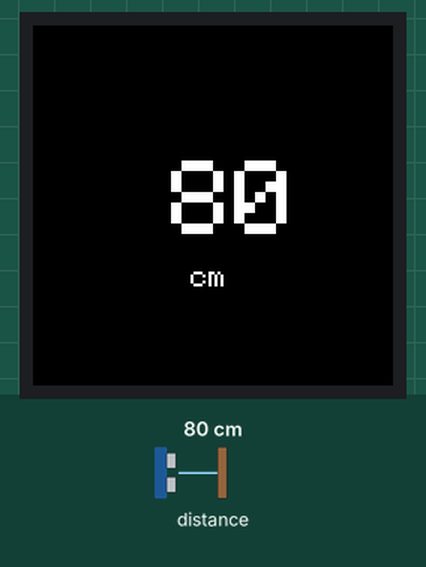
This sketch was run on a simulated ESP32. On the bench: 240×240 colour display. The inputs (shaded band) are chosen by the test bench; at power-on: distance to the obstacle 80 cm. What the sketch prints to the serial monitor is not drawn.

Above: at 1.9 s.
2.0 s: distance to the obstacle set to 2 cm
At 3.2 s:
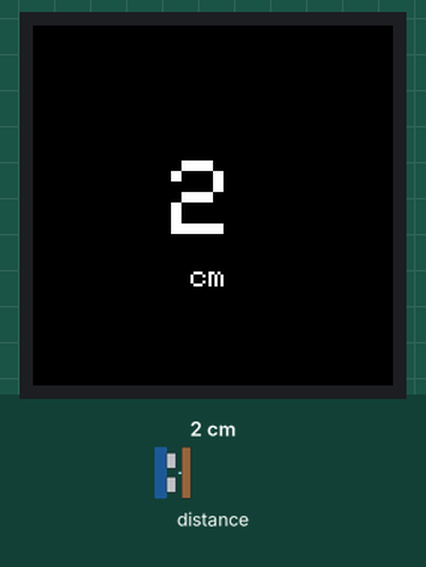
3.5 s: distance to the obstacle set to 4 cm
At 4.6 s:
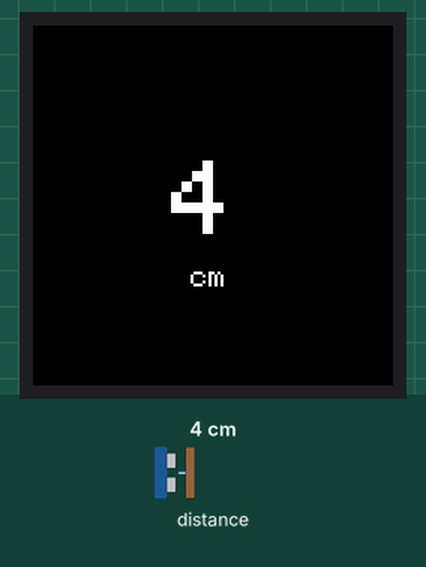
5.0 s: distance to the obstacle set to 9 cm
At 5.9 s:
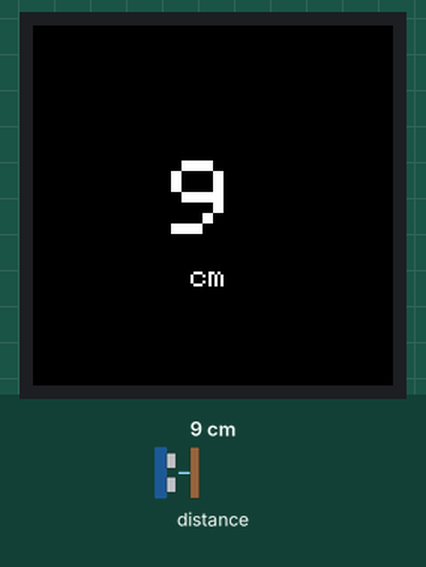
Timing chart, 0 to 8.0 s (numbered marks = the images above; inputs shaded):
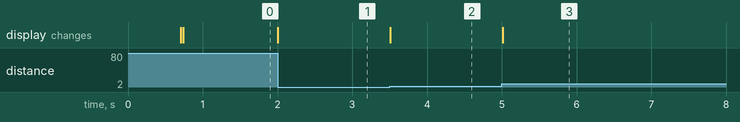

Measured:
- after the input at 2.0 s, the display: changes at once (image 1)
- after the input at 3.5 s, the display: changes at once (image 2)
- after the input at 5.0 s, the display: changes at once (image 3)

The sketch:

lidar.ino
```cpp
#include <SPI.h>
#include <Adafruit_GFX.h>
#include <Adafruit_GC9A01A.h>
#include <TFMPlus.h>

// ----------------------------------------------------
// PIN-KONFIGURATION (Exakt wie in deinem Layout!)
// ----------------------------------------------------
#define TFT_RST  5   // Linke Außenbahn
#define TFT_CS   12  // Rechte Außenbahn
#define TFT_DC   33  // Rechte Außenbahn
#define TFT_SDA  37  // Rechte Außenbahn (MOSI)
#define TFT_SCL  39  // Rechte Außenbahn (SCK)

#define LIDAR_RX 18  // Linke Außenbahn (Empfang vom TF02-Pro)
#define LIDAR_TX -1  // Nicht verbunden / Deaktiviert

// ----------------------------------------------------
// OBJEKT-DEKLARATIONEN
// ----------------------------------------------------
// Eigenen SPI-Bus für die zugewiesenen Pins erstellen
SPIClass customSPI(FSPI);

// Display-Objekt mit den Custom-Pins initialisieren
Adafruit_GC9A01A tft(&customSPI, TFT_DC, TFT_CS, TFT_RST);

// Lidar-Objekt initialisieren
TFMPlus lidar;
HardwareSerial LidarSerial(1); // Nutzt die zweite serielle Einheit (UART1)

// Variablen für die Anzeige-Logik
int letzterAbstand = -1;

void setup() {
  // Seriellen Monitor für den PC starten
  Serial.begin(115200);
  delay(500);
  Serial.println("System-Start: TF02-Pro & GC9A01");

  // 1. SPI-Pins für dein Layout umleiten und SPI starten
  customSPI.begin(TFT_SCL, -1, TFT_SDA, TFT_CS);

  // 2. Display initialisieren
  tft.begin();
  tft.setRotation(0); // 0-3 ausprobieren, falls die Zahl später auf dem Kopf steht
  tft.fillScreen(GC9A01A_BLACK); // Bildschirm leeren (schwarz)

  // Einen statischen Rahmen oder eine Einheit malen (wird nur 1x gezeichnet)
  tft.setTextColor(GC9A01A_WHITE);
  tft.setTextSize(2);
  tft.setCursor(105, 160); // Zentriert im unteren Bereich des runden Displays
  tft.print("cm");

  // 3. Lidar-Schnittstelle starten (TF02-Pro läuft standardmäßig auf 115200 Baud)
  LidarSerial.begin(115200, SERIAL_8N1, LIDAR_RX, LIDAR_TX);
  delay(20);
  lidar.begin(&LidarSerial);
  Serial.println("Lidar initialisiert.");
}

void loop() {
  int16_t abstandRaw = 0;
  int16_t fluxRaw = 0;   // Signalstärke
  int16_t tempRaw = 0;   // Sensortemperatur

  // Daten vom TF02-Pro abfragen
  if (lidar.getData(abstandRaw, fluxRaw, tempRaw)) {

    // Nur aktualisieren, wenn sich der Wert geändert hat (verhindert Flackern!)
    if (abstandRaw != letzterAbstand) {

      // Alten Text mit der Hintergrundfarbe (Schwarz) überschreiben = Unsichtbar machen
      tft.setTextColor(GC9A01A_BLACK);
      tft.setTextSize(7); // Riesige Schriftgröße für die Zahl
      tft.setCursor(50, 90); // Startposition für die Zahl
      if (letzterAbstand < 100) tft.print(" "); // Ausrichtung bei zweistelligen Werten
      tft.print(letzterAbstand);

      // Neuen Abstandswert in Weiß zeichnen
      tft.setTextColor(GC9A01A_WHITE);
      tft.setTextSize(7);
      tft.setCursor(50, 90);
      if (abstandRaw < 100) tft.print(" ");
      tft.print(abstandRaw);

      // Wert für den nächsten Durchlauf merken
      letzterAbstand = abstandRaw;

      // Debug-Ausgabe auf dem PC-Monitor
      // SO MUSS ES SEIN:
      Serial.print("Abstand: ");
      Serial.print(abstandRaw);
      Serial.println(" cm");
    }
  }

  delay(50); // Kurze Pause (20 Messungen pro Sekunde reichen völlig aus)
}
```
